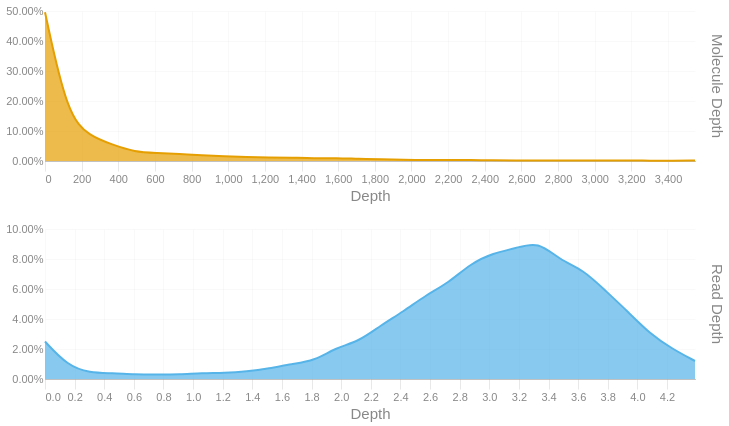

The notebook cell this image was saved under:
### Code cell
readdep = depth_hist(tb['Read Depth'], q99, 3)
readdep = readdep.with_columns(pl.lit('Read Depth').alias('Metric'))
if not SKIPLR:
    moldep = depth_hist(tb['Molecule Depth'], mol_q99, 1)
    moldep = moldep.with_columns(pl.lit('Molecule Depth').alias('Metric'))
    _hist = pl.concat([readdep, moldep])
    _hist = _hist.filter(pl.col('Proportion') != 0)
    with SafeRender(_hist):
        (
            alt.Chart(_hist)        
            .mark_area(interpolate = "basis")
            .encode(
                x=alt.X('Bin:Q').scale(domainMin=0).axis(alt.Axis(title='Depth')),
                y = alt.Y('Proportion:Q', title = None).axis(format = '.2%'),
                color = alt.Color('Metric:N').legend(None),
                row = alt.Row("Metric:N").header(title = None, labelOrient = 'right'),
                tooltip = [
                    alt.Tooltip("Metric:N", title = "Metric"),
                    alt.Tooltip('Interval:N', title = "Depth Interval"),
                    alt.Tooltip('Proportion:Q', title = "% Alignments").format('.2%')
                ]
            )
            .resolve_scale(x='independent', y='independent')
            .properties(
                height = 150, width = 650,
                usermeta={'embedOptions': {'downloadFileName': f'{samplename}.depth.hist'}}
            )
        ).display()
else:
    readdep = readdep.filter(pl.col('Proportion') != 0)
    with SafeRender(readdep):
        (
            alt.Chart(readdep)        
            .mark_area(interpolate = "basis")
            .encode(
                x=alt.X('Bin:Q').scale(domainMin=0).axis(alt.Axis(title='Depth')),
                y = alt.Y('Proportion:Q', title = None).axis(format = '.2%'),
                tooltip = [
                    alt.Tooltip('Interval:N', title = "Depth Interval"),
                    alt.Tooltip('Proportion:Q', title = "% Alignments").format('.2%')
                ]
            )
            .properties(
                usermeta={'embedOptions': {'downloadFileName': f'{samplename}.depth.hist'}}
            )
        ).display()

### Figure 1 — Vega-Lite specification as saved in the notebook (floating-point values rounded to 4 significant figures)
{"width": 650, "height": 150, "config": {"title": {"anchor": "start", "dy": -15, "fontSize": 18, "color": "#888888", "subtitleColor": "#888888", "subtitleFontSize": 14}, "arc": {"fill": "#0072B2"}, "axis": {"domainColor": "#888888", "domainWidth": 0.5, "gridWidth": 0.2, "grid": false, "titleFontWeight": 400, "titleFontSize": 15, "labelFontSize": 11, "labelColor": "#888888", "tickColor": "#888888", "tickWidth": 0.2, "titleColor": "#888888"}, "axisBand": {"grid": false}, "axisX": {"grid": true, "tickSize": 10, "domainCap": "round"}, "axisY": {"domain": false, "grid": true, "tickSize": 0, "domainCap": "round"}, "background": "transparent", "header": {"labelFontSize": 15, "labelColor": "#888888", "titleFontSize": 15, "titleFontWeight": 600, "titleColor": "#888888"}, "legend": {"labelFont": "sans-serif", "labelFontSize": 12, "labelColor": "#888888", "symbolSize": 100, "symbolType": "circle", "titleFontSize": 12, "titlePadding": 10, "titleColor": "#888888", "title": null}, "range": {"category": ["#E69F00", "#56B4E9", "#009E73", "#F0E442", "#0072B2", "#D55E00", "#CC79A7", "#000000"], "diverging": ["#cfe8f3", "#a2d4ec", "#73bfe2", "#46abdb", "#1696d2", "#12719e"]}, "area": {"fill": "#0072B2", "fillOpacity": 0.7, "line": true, "strokeOpacity": 0.7}, "line": {"color": "#0072B2", "stroke": "#0072B2", "strokeWidth": 2}, "trail": {"color": "#0072B2", "stroke": "#0072B2", "strokeWidth": 0, "size": 1}, "point": {"filled": true, "fillOpacity": 1.0, "size": 95}, "text": {"color": "#888888", "fontSize": 11, "align": "right", "fontWeight": 400, "size": 11}, "bar": {"fill": "#0072B2", "stroke": null}, "view": {"stroke": null, "continuousWidth": 660, "continuousHeight": 400}}, "data": {"name": "data-070bf25ed93b5679f8144a8d21fd6cbb"}, "mark": {"type": "area", "interpolate": "basis"}, "encoding": {"color": {"field": "Metric", "legend": null, "type": "nominal"}, "row": {"field": "Metric", "header": {"title": null, "labelOrient": "right"}, "type": "nominal"}, "tooltip": [{"field": "Metric", "title": "Metric", "type": "nominal"}, {"field": "Interval", "title": "Depth Interval", "type": "nominal"}, {"field": "Proportion", "format": ".2%", "title": "% Alignments", "type": "quantitative"}], "x": {"axis": {"title": "Depth"}, "field": "Bin", "scale": {"domainMin": 0}, "type": "quantitative"}, "y": {"axis": {"format": ".2%"}, "field": "Proportion", "title": null, "type": "quantitative"}}, "resolve": {"scale": {"x": "independent", "y": "independent"}}, "usermeta": {"embedOptions": {"downloadFileName": "S3_Musquodoboit_601.depth.hist"}}, "$schema": "https://vega.github.io/schema/vega-lite/v6.1.0.json", "datasets": {"data-070bf25ed93b5679f8144a8d21fd6cbb": [{"Bin": 0.0, "Interval": "0.0-0.151", "Proportion": 0.025, "Metric": "Read Depth"}, {"Bin": 0.151, "Interval": "0.151-0.303", "Proportion": 0.009, "Metric": "Read Depth"}, {"Bin": 0.303, "Interval": "0.303-0.454", "Proportion": 0.004, "Metric": "Read Depth"}, {"Bin": 0.454, "Interval": "0.454-0.605", "Proportion": 0.004, "Metric": "Read Depth"}, {"Bin": 0.605, "Interval": "0.605-0.757", "Proportion": 0.003, "Metric": "Read Depth"}, {"Bin": 0.757, "Interval": "0.757-0.908", "Proportion": 0.003, "Metric": "Read Depth"}, {"Bin": 0.908, "Interval": "0.908-1.059", "Proportion": 0.003, "Metric": "Read Depth"}, {"Bin": 1.059, "Interval": "1.059-1.211", "Proportion": 0.004, "Metric": "Read Depth"}, {"Bin": 1.211, "Interval": "1.211-1.362", "Proportion": 0.004, "Metric": "Read Depth"}, {"Bin": 1.362, "Interval": "1.362-1.513", "Proportion": 0.005, "Metric": "Read Depth"}, {"Bin": 1.513, "Interval": "1.513-1.665", "Proportion": 0.007, "Metric": "Read Depth"}, {"Bin": 1.665, "Interval": "1.665-1.816", "Proportion": 0.01, "Metric": "Read Depth"}, {"Bin": 1.816, "Interval": "1.816-1.967", "Proportion": 0.012, "Metric": "Read Depth"}, {"Bin": 1.967, "Interval": "1.967-2.119", "Proportion": 0.021, "Metric": "Read Depth"}, {"Bin": 2.119, "Interval": "2.119-2.27", "Proportion": 0.025, "Metric": "Read Depth"}, {"Bin": 2.27, "Interval": "2.27-2.421", "Proportion": 0.036, "Metric": "Read Depth"}, {"Bin": 2.421, "Interval": "2.421-2.573", "Proportion": 0.045, "Metric": "Read Depth"}, {"Bin": 2.573, "Interval": "2.573-2.724", "Proportion": 0.056, "Metric": "Read Depth"}, {"Bin": 2.724, "Interval": "2.724-2.875", "Proportion": 0.064, "Metric": "Read Depth"}, {"Bin": 2.875, "Interval": "2.875-3.027", "Proportion": 0.077, "Metric": "Read Depth"}, {"Bin": 3.027, "Interval": "3.027-3.178", "Proportion": 0.084, "Metric": "Read Depth"}, {"Bin": 3.178, "Interval": "3.178-3.329", "Proportion": 0.087, "Metric": "Read Depth"}, {"Bin": 3.329, "Interval": "3.329-3.481", "Proportion": 0.092, "Metric": "Read Depth"}, {"Bin": 3.481, "Interval": "3.481-3.632", "Proportion": 0.079, "Metric": "Read Depth"}, {"Bin": 3.632, "Interval": "3.632-3.783", "Proportion": 0.073, "Metric": "Read Depth"}, {"Bin": 3.783, "Interval": "3.783-3.935", "Proportion": 0.059, "Metric": "Read Depth"}, {"Bin": 3.935, "Interval": "3.935-4.086", "Proportion": 0.045, "Metric": "Read Depth"}, {"Bin": 4.086, "Interval": "4.086-4.237", "Proportion": 0.03, "Metric": "Read Depth"}, {"Bin": 4.237, "Interval": "4.237-4.389", "Proportion": 0.02, "Metric": "Read Depth"}, {"Bin": 4.389, "Interval": "4.389-4.54", "Proportion": 0.012, "Metric": "Read Depth"}, {"Bin": 0.0, "Interval": "0.0-122.3", "Proportion": 0.496, "Metric": "Molecule Depth"}, {"Bin": 122.3, "Interval": "122.3-244.6", "Proportion": 0.151, "Metric": "Molecule Depth"}, {"Bin": 244.6, "Interval": "244.6-367.0", "Proportion": 0.083, "Metric": "Molecule Depth"}, {"Bin": 367.0, "Interval": "367.0-489.3", "Proportion": 0.055, "Metric": "Molecule Depth"}, {"Bin": 489.3, "Interval": "489.3-611.6", "Proportion": 0.03, "Metric": "Molecule Depth"}, {"Bin": 611.6, "Interval": "611.6-733.9", "Proportion": 0.027, "Metric": "Molecule Depth"}, {"Bin": 733.9, "Interval": "733.9-856.3", "Proportion": 0.023, "Metric": "Molecule Depth"}, {"Bin": 856.3, "Interval": "856.3-978.6", "Proportion": 0.019, "Metric": "Molecule Depth"}, {"Bin": 978.6, "Interval": "978.6-1100.9", "Proportion": 0.016, "Metric": "Molecule Depth"}, {"Bin": 1101.0, "Interval": "1100.9-1223.2", "Proportion": 0.013, "Metric": "Molecule Depth"}, {"Bin": 1223.0, "Interval": "1223.2-1345.5", "Proportion": 0.012, "Metric": "Molecule Depth"}, {"Bin": 1346.0, "Interval": "1345.5-1467.9", "Proportion": 0.011, "Metric": "Molecule Depth"}, {"Bin": 1468.0, "Interval": "1467.9-1590.2", "Proportion": 0.009, "Metric": "Molecule Depth"}, {"Bin": 1590.0, "Interval": "1590.2-1712.5", "Proportion": 0.01, "Metric": "Molecule Depth"}, {"Bin": 1712.0, "Interval": "1712.5-1834.8", "Proportion": 0.007, "Metric": "Molecule Depth"}, {"Bin": 1835.0, "Interval": "1834.8-1957.2", "Proportion": 0.006, "Metric": "Molecule Depth"}, {"Bin": 1957.0, "Interval": "1957.2-2079.5", "Proportion": 0.004, "Metric": "Molecule Depth"}, {"Bin": 2080.0, "Interval": "2079.5-2201.8", "Proportion": 0.003, "Metric": "Molecule Depth"}, {"Bin": 2202.0, "Interval": "2201.8-2324.1", "Proportion": 0.004, "Metric": "Molecule Depth"}, {"Bin": 2324.0, "Interval": "2324.1-2446.5", "Proportion": 0.003, "Metric": "Molecule Depth"}, {"Bin": 2446.0, "Interval": "2446.5-2568.8", "Proportion": 0.002, "Metric": "Molecule Depth"}, {"Bin": 2569.0, "Interval": "2568.8-2691.1", "Proportion": 0.002, "Metric": "Molecule Depth"}, {"Bin": 2691.0, "Interval": "2691.1-2813.4", "Proportion": 0.002, "Metric": "Molecule Depth"}, {"Bin": 2813.0, "Interval": "2813.4-2935.7", "Proportion": 0.002, "Metric": "Molecule Depth"}, {"Bin": 2936.0, "Interval": "2935.7-3058.1", "Proportion": 0.002, "Metric": "Molecule Depth"}, {"Bin": 3058.0, "Interval": "3058.1-3180.4", "Proportion": 0.001, "Metric": "Molecule Depth"}, {"Bin": 3180.0, "Interval": "3180.4-3302.7", "Proportion": 0.002, "Metric": "Molecule Depth"}, {"Bin": 3303.0, "Interval": "3302.7-3425.0", "Proportion": 0.001, "Metric": "Molecule Depth"}, {"Bin": 3425.0, "Interval": "3425.0-3547.4", "Proportion": 0.001, "Metric": "Molecule Depth"}, {"Bin": 3547.0, "Interval": "3547.4-3669.68", "Proportion": 0.002, "Metric": "Molecule Depth"}]}}
